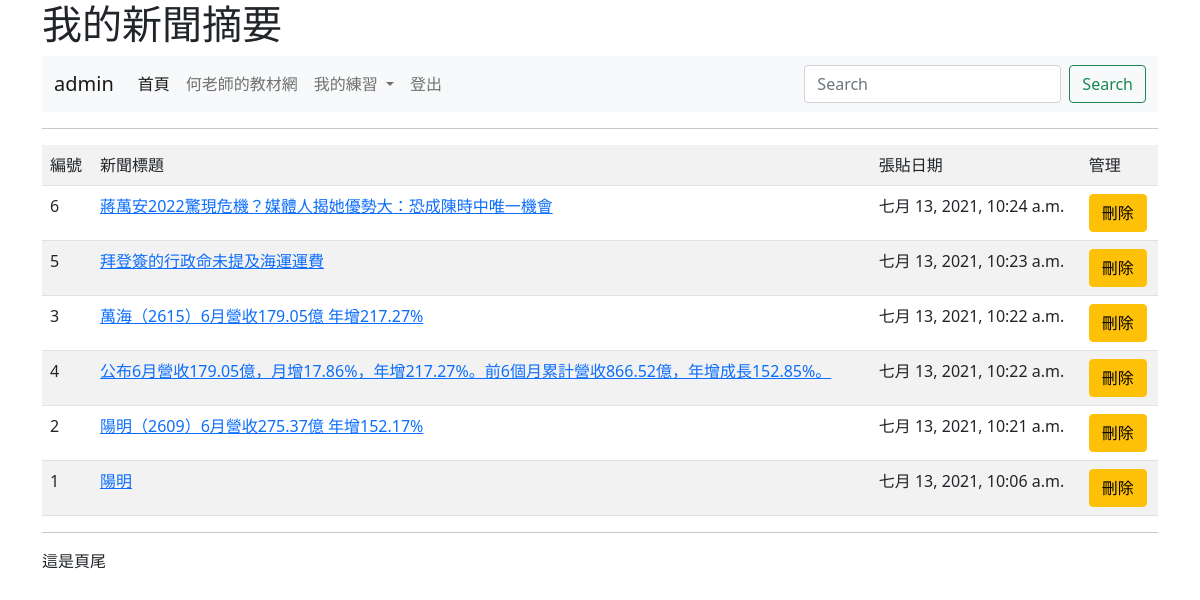
Page /news/ (signed in) on the committed database.
### mysite/models.py (models this page shows, shortened)
class Post(models.Model):
	title = models.CharField(max_length=200)
	content = models.TextField()
	pub_date = models.DateTimeField(default=timezone.now)
	class Meta:
		ordering = ('-pub_date',)

### mysite/views.py (the view)
# urls.py: path('news/', views.news),
def news(request):
	posts = Post.objects.all()
	return render(request, "news.html", locals())

### templates/news.html (shortened to what this page needs)
{% extends "base.html" %}
{% block main %}
	<hr>
	<table class="table table-striped">
		<tr>
			<td>編號</td><td>新聞標題</td><td>張貼日期</td>
			{% if request.user.is_superuser %}
			<td>管理</td>
			{% endif %}
		</tr>
	{% for post in posts %}
		 <tr>
		 	<td>{{ post.id }}</td>
		   	<td>
		   		{% if request.user.is_authenticated %}
		   			<a href="/show/{{ post.id }}/">{{ post.title }}</a>
		   		{% else %}
		   			{{ post.title }}
		   		{% endif %}
		   	</td>
		   	<td>{{ post.pub_date }}</td>
		   	{% if request.user.is_superuser %}
		   	<td><a class='btn btn-warning' href="/delete/{{post.id}}/">刪除</td>
		   	{% endif %}
		 </tr>
	{% endfor %}
	</table>
{% endblock %}

### templates/menu.html (shortened to what this page needs)
<nav class="navbar navbar-expand-lg navbar-light bg-light">
  <div class="container-fluid">
    <a class="navbar-brand" href="#">
    	{% if request.user.is_authenticated %}
    		{{ request.user.username }}
    	{% else %}
    		未登入的訪客
    	{% endif %}
	</a>
    <div class="collapse navbar-collapse" id="navbarSupportedContent">
      <ul class="navbar-nav me-auto mb-2 mb-lg-0">
        <li class="nav-item">
          <a class="nav-link active" aria-current="page" href="/">首頁</a>
        </li>
        <li class="nav-item">
          <a class="nav-link" href="https://104.es">何老師的教材網</a>
        </li>
        <li class="nav-item dropdown">
          <a class="nav-link dropdown-toggle" href="#" id="navbarDropdown" role="button" data-bs-toggle="dropdown" aria-expanded="false">
            我的練習
          </a>
        </li>
        {% if request.user.is_authenticated %}
        	<li class="nav-item">
	          <a class="nav-link " href="/logout/" tabindex="-1" >登出</a>
	        </li>
        {% else %}
	        <li class="nav-item">
	          <a class="nav-link " href="/admin/login/?next=/" tabindex="-1" >登入</a>
	        </li>
	    {% endif %}
      </ul>
      <form class="d-flex">
        <input class="form-control me-2" type="search" placeholder="Search" aria-label="Search">
        <button class="btn btn-outline-success" type="submit">Search</button>
      </form>
    </div>
  </div>
</nav>

### rows in the picture
Post: id "6", title "蔣萬安2022驚現危機？媒體人揭她優勢大：恐成陳時中唯一機會", pub_date "七月 13, 2021, 10:24 a.m."
Post: id "5", title "拜登簽的行政命未提及海運運費", pub_date "七月 13, 2021, 10:23 a.m."
Post: id "3", title "萬海（2615）6月營收179.05億 年增217.27%", pub_date "七月 13, 2021, 10:22 a.m."
Post: id "4", title "公布6月營收179.05億，月增17.86%，年增217.27%。前6個月累計營收866.52億，年增成長152.85%。", pub_date "七月 13, 2021, 10:22 a.m."
Post: id "2", title "陽明（2609）6月營收275.37億 年增152.17%", pub_date "七月 13, 2021, 10:21 a.m."
Post: id "1", title "陽明", pub_date "七月 13, 2021, 10:06 a.m."

### other values in the picture
{{ request.user.username }} "admin"
